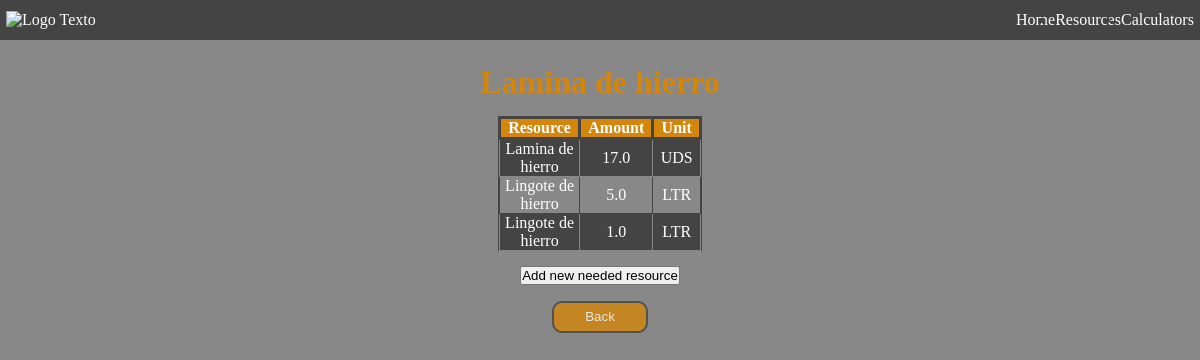
The page /recipes/2/ on the database as committed earlier.
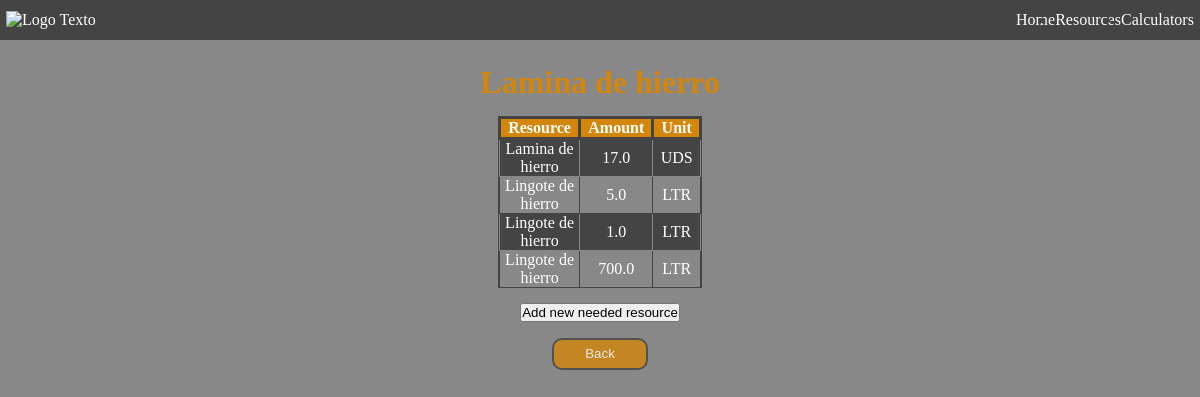
The same page on the database as committed later.
### apps/objects/models.py (models this page shows)
class Recipe(models.Model):
    id_craft_resource = models.ForeignKey(
        Resource, related_name="as_crafted_resource", on_delete=models.CASCADE
    )
    id_needed_resource = models.ForeignKey(
        Resource, related_name="as_needed_resource", on_delete=models.CASCADE
    )
    cuantity = models.FloatField(
        validators=[
            validators.MinValueValidator(0),
            validators.MaxValueValidator(999),
        ]
    )
    def __str__(self):
        return f"{self.id_craft_resource.name} recipe"

class Resource(models.Model):
    class Messure(models.IntegerChoices):
        UDS = 0, _("Units")
        LTR = 1, _("Liters")
    name = models.CharField(
        max_length=50,
        unique=True,
        db_index=True,
        validators=[validators.MinLengthValidator(3)],
    )
    img = models.ImageField(upload_to="resources")
    messure = models.IntegerField(default=Messure.UDS, choices=Messure.choices)
    def __str__(self):
        return f"{self.name}"

### apps/objects/views.py (the view)
# urls.py: path("recipes/<int:pk>/", views.RecipeView.as_view(), name="recipe"),
class RecipeView(View):
    def get(self, request, pk):
        resource = Resource.objects.get(id=pk)
        recipes = resource.as_crafted_resource.all().order_by("-id_needed_resource")
        context = {
            "resource": resource,
            "recipes": recipes,
            "messure": resource.Messure._member_names_,
        }
        print(context)
        return render(request, "apps/objects/recipes.html", context)

### templates/apps/objects/recipes.html (shortened to what this page needs)
{% extends "base.html" %}
{% load static %}
{% block styles %}
<link rel="stylesheet" href="{% static "styles/objects/recipesList.css" %}">
{% endblock styles %}
{% block content %}
{% if recipes|length == 0 %}
<h1>This resource don´t have recipes</h1>
{% else %}
<h1>{{resource.name}}</h1>
<table id="recipeTable">
    <thead>
        <tr>
            <th>Resource</th>
            <th>Amount</th>
            <th>Unit</th>
        </tr>
    </thead>
    <tbody>
        {% for recipe in recipes %}
        <tr data-id="{{recipe.id}}" >
            <td>
                <a href="{% url "objects:details" recipe.id_needed_resource.id %}">
                    {{recipe.id_needed_resource.name}}
                </a>
            </td>
            <td>{{recipe.cuantity}}</td>
            {% if recipe.id_needed_resource.messure == 0 %}
            <td>{{messure.0}}</td>
            {% else %}
            <td>{{messure.1}}</td>
            {% endif %}
        </tr>
        {% endfor %}
    </tbody>
</table>
{% endif %}
<a href="{% url "objects:recipes:create" resource.id%}"><button>Add new needed resource</button></a>
<a  href="{% url "objects:details" resource.id %}"><button id="back">Back</button></a>
{% endblock content %}

Rows that differ between the two databases and show on the page:
added Recipe: id_needed_resource.name "Lingote de hierro", cuantity "700.0", messure "LTR"
